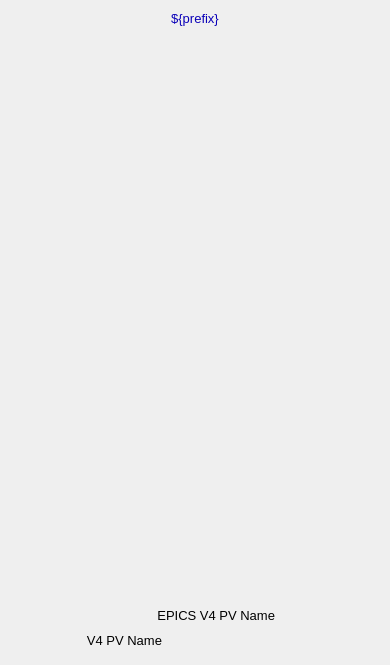
<?xml version="1.0" ?>
<ui version="4.0">
  <class>Dialog</class>
  <widget class="QWidget" name="screen">
    <property name="geometry">
      <rect>
        <x>460</x>
        <y>141</y>
        <width>390</width>
        <height>665</height>
      </rect>
    </property>
    <property name="styleSheet">
      <string notr="true">QWidget#screen {
  color: rgb(0, 0, 0);
  background-color: rgb(187, 187, 187);
  }</string>
    </property>
    <property name="windowTitle">
      <string>NDPva</string>
    </property>
    <widget class="PyDMDrawingRectangle" name="rectangle">
      <property name="geometry">
        <rect>
          <x>0</x>
          <y>5</y>
          <width>390</width>
          <height>25</height>
        </rect>
      </property>
      <property name="brush" stdset="0">
        <brush brushstyle="SolidPattern">
          <color alpha="255">
            <red>218</red>
            <green>218</green>
            <blue>218</blue>
          </color>
        </brush>
      </property>
      <property name="penStyle" stdset="0">
        <enum>Qt::SolidLine</enum>
      </property>
      <property name="penColor" stdset="0">
        <color>
          <red>218</red>
          <green>218</green>
          <blue>218</blue>
        </color>
      </property>
      <property name="penWidth" stdset="0">
        <double>0</double>
      </property>
      <property name="penCapStyle" stdset="0">
        <enum>Qt::FlatCap</enum>
      </property>
      <property name="toolTip">
        <string>rectangle</string>
      </property>
    </widget>
    <widget class="QLabel" name="text">
      <property name="geometry">
        <rect>
          <x>87</x>
          <y>6</y>
          <width>216</width>
          <height>25</height>
        </rect>
      </property>
      <property name="text">
        <string>${prefix}</string>
      </property>
      <property name="font" stdset="0">
        <font>
          <pointsize>10</pointsize>
        </font>
      </property>
      <property name="brush" stdset="0">
        <brush brushstyle="SolidPattern">
          <color alpha="255">
            <red>10</red>
            <green>0</green>
            <blue>184</blue>
          </color>
        </brush>
      </property>
      <property name="toolTip">
        <string>text</string>
      </property>
      <property name="alignment">
        <set>Qt::AlignCenter</set>
      </property>
      <property name="styleSheet">
        <string notr="true">QLabel#text {
  color: rgb(10, 0, 184);
  }</string>
      </property>
    </widget>
    <widget class="PyDMEmbeddedDisplay" name="composite">
      <property name="geometry">
        <rect>
          <x>5</x>
          <y>40</y>
          <width>380</width>
          <height>555</height>
        </rect>
      </property>
      <property name="toolTip">
        <string>composite</string>
      </property>
      <property name="filename" stdset="0">
        <string>PluginBase_V31.ui</string>
      </property>
    </widget>
    <widget class="PyDMFrame" name="composite_1">
      <property name="geometry">
        <rect>
          <x>5</x>
          <y>600</y>
          <width>380</width>
          <height>60</height>
        </rect>
      </property>
      <widget class="PyDMDrawingRectangle" name="rectangle_1">
        <property name="geometry">
          <rect>
            <x>0</x>
            <y>0</y>
            <width>380</width>
            <height>60</height>
          </rect>
        </property>
        <property name="brush" stdset="0">
          <brush brushstyle="NoBrush">
            <color alpha="255">
              <red>0</red>
              <green>0</green>
              <blue>0</blue>
            </color>
          </brush>
        </property>
        <property name="penStyle" stdset="0">
          <enum>Qt::SolidLine</enum>
        </property>
        <property name="penColor" stdset="0">
          <color>
            <red>0</red>
            <green>0</green>
            <blue>0</blue>
          </color>
        </property>
        <property name="penWidth" stdset="0">
          <double>1</double>
        </property>
        <property name="penCapStyle" stdset="0">
          <enum>Qt::FlatCap</enum>
        </property>
        <property name="toolTip">
          <string>rectangle_1</string>
        </property>
      </widget>
      <widget class="QLabel" name="text_1">
        <property name="geometry">
          <rect>
            <x>17</x>
            <y>30</y>
            <width>140</width>
            <height>20</height>
          </rect>
        </property>
        <property name="text">
          <string>V4 PV Name</string>
        </property>
        <property name="font" stdset="0">
          <font>
            <pointsize>10</pointsize>
          </font>
        </property>
        <property name="brush" stdset="0">
          <brush brushstyle="SolidPattern">
            <color alpha="255">
              <red>0</red>
              <green>0</green>
              <blue>0</blue>
            </color>
          </brush>
        </property>
        <property name="toolTip">
          <string>text_1</string>
        </property>
        <property name="alignment">
          <set>Qt::AlignRight|Qt::AlignTrailing|Qt::AlignVCenter</set>
        </property>
        <property name="styleSheet">
          <string notr="true">QLabel#text_1 {
  color: rgb(0, 0, 0);
  }</string>
        </property>
      </widget>
      <widget class="QLabel" name="text_2">
        <property name="geometry">
          <rect>
            <x>110</x>
            <y>5</y>
            <width>160</width>
            <height>20</height>
          </rect>
        </property>
        <property name="text">
          <string>EPICS V4 PV Name</string>
        </property>
        <property name="font" stdset="0">
          <font>
            <pointsize>10</pointsize>
          </font>
        </property>
        <property name="brush" stdset="0">
          <brush brushstyle="SolidPattern">
            <color alpha="255">
              <red>0</red>
              <green>0</green>
              <blue>0</blue>
            </color>
          </brush>
        </property>
        <property name="toolTip">
          <string>text_2</string>
        </property>
        <property name="alignment">
          <set>Qt::AlignRight|Qt::AlignTrailing|Qt::AlignVCenter</set>
        </property>
        <property name="styleSheet">
          <string notr="true">QLabel#text_2 {
  color: rgb(0, 0, 0);
  }</string>
        </property>
      </widget>
      <widget class="PyDMLabel" name="text_update">
        <property name="geometry">
          <rect>
            <x>170</x>
            <y>33</y>
            <width>200</width>
            <height>18</height>
          </rect>
        </property>
        <property name="toolTip">
          <string>PV: ${prefix}PvName_RBV</string>
        </property>
        <property name="channel" stdset="0">
          <string>ca://${prefix}PvName_RBV</string>
        </property>
        <property name="displayFormat" stdset="0">
          <enum>PyDMLabel::String</enum>
        </property>
        <property name="font" stdset="0">
          <font>
            <pointsize>10</pointsize>
          </font>
        </property>
        <property name="alignment">
          <set>Qt::AlignLeading|Qt::AlignLeft|Qt::AlignVCenter</set>
        </property>
        <property name="textInteractionFlags">
          <set>Qt::TextSelectableByKeyboard|Qt::TextSelectableByMouse</set>
        </property>
        <property name="styleSheet">
          <string notr="true">PyDMLabel#text_update {
  color: rgb(10, 0, 184);
  background-color: rgb(187, 187, 187);
  }</string>
        </property>
      </widget>
    </widget>
  </widget>
  <customwidgets>
    <customwidget>
      <class>PyDMDrawingRectangle</class>
      <extends>QWidget</extends>
      <header>pydm.widgets.drawing</header>
    </customwidget>
    <customwidget>
      <class>PyDMLabel</class>
      <extends>QLabel</extends>
      <header>pydm.widgets.label</header>
    </customwidget>
    <customwidget>
      <class>PyDMEmbeddedDisplay</class>
      <extends>QFrame</extends>
      <header>pydm.widgets.embedded_display</header>
    </customwidget>
    <customwidget>
      <class>PyDMFrame</class>
      <extends>QFrame</extends>
      <header>pydm.widgets.frame</header>
    </customwidget>
  </customwidgets>
</ui>
